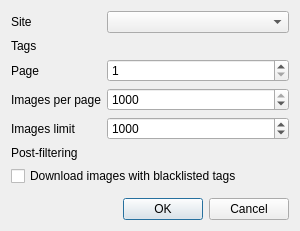
<?xml version="1.0" encoding="UTF-8"?>
<ui version="4.0">
 <class>AddGroupWindow</class>
 <widget class="QDialog" name="AddGroupWindow">
  <property name="geometry">
   <rect>
    <x>0</x>
    <y>0</y>
    <width>300</width>
    <height>212</height>
   </rect>
  </property>
  <property name="windowTitle">
   <string>Add group</string>
  </property>
  <layout class="QFormLayout" name="formLayout">
   <property name="fieldGrowthPolicy">
    <enum>QFormLayout::AllNonFixedFieldsGrow</enum>
   </property>
   <item row="0" column="0">
    <widget class="QLabel" name="labelSite">
     <property name="text">
      <string>Site</string>
     </property>
    </widget>
   </item>
   <item row="0" column="1">
    <widget class="QComboBox" name="comboSites"/>
   </item>
   <item row="1" column="0">
    <widget class="QLabel" name="labelTags">
     <property name="text">
      <string>Tags</string>
     </property>
    </widget>
   </item>
   <item row="2" column="0">
    <widget class="QLabel" name="labelPage">
     <property name="text">
      <string>Page</string>
     </property>
    </widget>
   </item>
   <item row="2" column="1">
    <widget class="QSpinBox" name="spinPage">
     <property name="minimum">
      <number>1</number>
     </property>
     <property name="maximum">
      <number>1000</number>
     </property>
    </widget>
   </item>
   <item row="3" column="0">
    <widget class="QLabel" name="labelPP">
     <property name="text">
      <string>Images per page</string>
     </property>
    </widget>
   </item>
   <item row="3" column="1">
    <widget class="QSpinBox" name="spinPP">
     <property name="minimum">
      <number>1</number>
     </property>
     <property name="maximum">
      <number>1000</number>
     </property>
     <property name="value">
      <number>1000</number>
     </property>
    </widget>
   </item>
   <item row="4" column="0">
    <widget class="QLabel" name="labelLimit">
     <property name="text">
      <string>Images limit</string>
     </property>
    </widget>
   </item>
   <item row="4" column="1">
    <widget class="QSpinBox" name="spinLimit">
     <property name="minimum">
      <number>1</number>
     </property>
     <property name="maximum">
      <number>1000000</number>
     </property>
     <property name="value">
      <number>1000</number>
     </property>
    </widget>
   </item>
   <item row="6" column="0" colspan="2">
    <widget class="QCheckBox" name="checkBlacklist">
     <property name="text">
      <string>Download images with blacklisted tags</string>
     </property>
    </widget>
   </item>
   <item row="7" column="0" colspan="2">
    <spacer name="verticalSpacer">
     <property name="orientation">
      <enum>Qt::Vertical</enum>
     </property>
     <property name="sizeHint" stdset="0">
      <size>
       <width>20</width>
       <height>400</height>
      </size>
     </property>
    </spacer>
   </item>
   <item row="8" column="0" colspan="2">
    <widget class="QDialogButtonBox" name="buttonBox">
     <property name="orientation">
      <enum>Qt::Horizontal</enum>
     </property>
     <property name="standardButtons">
      <set>QDialogButtonBox::Cancel|QDialogButtonBox::Ok</set>
     </property>
    </widget>
   </item>
   <item row="5" column="0">
    <widget class="QLabel" name="labelPostFiltering">
     <property name="text">
      <string>Post-filtering</string>
     </property>
    </widget>
   </item>
  </layout>
 </widget>
 <resources/>
 <connections>
  <connection>
   <sender>buttonBox</sender>
   <signal>rejected()</signal>
   <receiver>AddGroupWindow</receiver>
   <slot>reject()</slot>
   <hints>
    <hint type="sourcelabel">
     <x>285</x>
     <y>207</y>
    </hint>
    <hint type="destinationlabel">
     <x>286</x>
     <y>219</y>
    </hint>
   </hints>
  </connection>
  <connection>
   <sender>buttonBox</sender>
   <signal>accepted()</signal>
   <receiver>AddGroupWindow</receiver>
   <slot>ok()</slot>
   <hints>
    <hint type="sourcelabel">
     <x>171</x>
     <y>190</y>
    </hint>
    <hint type="destinationlabel">
     <x>169</x>
     <y>216</y>
    </hint>
   </hints>
  </connection>
 </connections>
 <slots>
  <slot>ok()</slot>
  <slot>add()</slot>
 </slots>
</ui>
